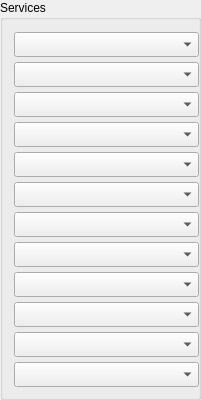
  <widget class="QGroupBox" name="groupBox_3">
   <property name="geometry">
    <rect>
     <x>150</x>
     <y>60</y>
     <width>201</width>
     <height>400</height>
    </rect>
   </property>
   <property name="sizePolicy">
    <sizepolicy hsizetype="Fixed" vsizetype="Fixed">
     <horstretch>0</horstretch>
     <verstretch>0</verstretch>
    </sizepolicy>
   </property>
   <property name="minimumSize">
    <size>
     <width>200</width>
     <height>400</height>
    </size>
   </property>
   <property name="maximumSize">
    <size>
     <width>16777215</width>
     <height>400</height>
    </size>
   </property>
   <property name="title">
    <string>Services</string>
   </property>
   <layout class="QVBoxLayout" name="verticalLayout_5">
    <item>
     <widget class="QComboBox" name="s1cb">
      <property name="sizePolicy">
       <sizepolicy hsizetype="Fixed" vsizetype="Fixed">
        <horstretch>0</horstretch>
        <verstretch>0</verstretch>
       </sizepolicy>
      </property>
      <property name="minimumSize">
       <size>
        <width>185</width>
        <height>25</height>
       </size>
      </property>
      <property name="maximumSize">
       <size>
        <width>16777215</width>
        <height>23</height>
       </size>
      </property>
      <property name="currentText">
       <string extracomment="Select Service"/>
      </property>
      <property name="currentIndex">
       <number>-1</number>
      </property>
      <property name="placeholderText">
       <string>Select Service</string>
      </property>
     </widget>
    </item>
    <item>
     <widget class="QComboBox" name="s2cb">
      <property name="sizePolicy">
       <sizepolicy hsizetype="Fixed" vsizetype="Fixed">
        <horstretch>0</horstretch>
        <verstretch>0</verstretch>
       </sizepolicy>
      </property>
      <property name="minimumSize">
       <size>
        <width>185</width>
        <height>25</height>
       </size>
      </property>
      <property name="maximumSize">
       <size>
        <width>16777215</width>
        <height>23</height>
       </size>
      </property>
      <property name="placeholderText">
       <string>Service</string>
      </property>
     </widget>
    </item>
    <item>
     <widget class="QComboBox" name="s3cb">
      <property name="sizePolicy">
       <sizepolicy hsizetype="Fixed" vsizetype="Fixed">
        <horstretch>0</horstretch>
        <verstretch>0</verstretch>
       </sizepolicy>
      </property>
      <property name="minimumSize">
       <size>
        <width>185</width>
        <height>25</height>
       </size>
      </property>
      <property name="maximumSize">
       <size>
        <width>16777215</width>
        <height>23</height>
       </size>
      </property>
      <property name="placeholderText">
       <string>Service</string>
      </property>
     </widget>
    </item>
    <item>
     <widget class="QComboBox" name="s4cb">
      <property name="sizePolicy">
       <sizepolicy hsizetype="Fixed" vsizetype="Fixed">
        <horstretch>0</horstretch>
        <verstretch>0</verstretch>
       </sizepolicy>
      </property>
      <property name="minimumSize">
       <size>
        <width>185</width>
        <height>25</height>
       </size>
      </property>
      <property name="maximumSize">
       <size>
        <width>16777215</width>
        <height>23</height>
       </size>
      </property>
      <property name="placeholderText">
       <string>Service</string>
      </property>
     </widget>
    </item>
    <item>
     <widget class="QComboBox" name="s5cb">
      <property name="sizePolicy">
       <sizepolicy hsizetype="Fixed" vsizetype="Fixed">
        <horstretch>0</horstretch>
        <verstretch>0</verstretch>
       </sizepolicy>
      </property>
      <property name="minimumSize">
       <size>
        <width>185</width>
        <height>25</height>
       </size>
      </property>
      <property name="maximumSize">
       <size>
        <width>16777215</width>
        <height>23</height>
       </size>
      </property>
      <property name="placeholderText">
       <string>Service</string>
      </property>
     </widget>
    </item>
    <item>
     <widget class="QComboBox" name="s6cb">
      <property name="sizePolicy">
       <sizepolicy hsizetype="Fixed" vsizetype="Fixed">
        <horstretch>0</horstretch>
        <verstretch>0</verstretch>
       </sizepolicy>
      </property>
      <property name="minimumSize">
       <size>
        <width>185</width>
        <height>25</height>
       </size>
      </property>
      <property name="maximumSize">
       <size>
        <width>16777215</width>
        <height>23</height>
       </size>
      </property>
      <property name="placeholderText">
       <string>Service</string>
      </property>
     </widget>
    </item>
    <item>
     <widget class="QComboBox" name="s7cb">
      <property name="sizePolicy">
       <sizepolicy hsizetype="Fixed" vsizetype="Fixed">
        <horstretch>0</horstretch>
        <verstretch>0</verstretch>
       </sizepolicy>
      </property>
      <property name="minimumSize">
       <size>
        <width>185</width>
        <height>25</height>
       </size>
      </property>
      <property name="placeholderText">
       <string>Service</string>
      </property>
     </widget>
    </item>
    <item>
     <widget class="QComboBox" name="s8cb">
      <property name="sizePolicy">
       <sizepolicy hsizetype="Fixed" vsizetype="Fixed">
        <horstretch>0</horstretch>
        <verstretch>0</verstretch>
       </sizepolicy>
      </property>
      <property name="minimumSize">
       <size>
        <width>185</width>
        <height>25</height>
       </size>
      </property>
      <property name="placeholderText">
       <string>Service</string>
      </property>
     </widget>
    </item>
    <item>
     <widget class="QComboBox" name="s9cb">
      <property name="sizePolicy">
       <sizepolicy hsizetype="Fixed" vsizetype="Fixed">
        <horstretch>0</horstretch>
        <verstretch>0</verstretch>
       </sizepolicy>
      </property>
      <property name="minimumSize">
       <size>
        <width>185</width>
        <height>25</height>
       </size>
      </property>
      <property name="placeholderText">
       <string>Service</string>
      </property>
     </widget>
    </item>
    <item>
     <widget class="QComboBox" name="s10cb">
      <property name="sizePolicy">
       <sizepolicy hsizetype="Fixed" vsizetype="Fixed">
        <horstretch>0</horstretch>
        <verstretch>0</verstretch>
       </sizepolicy>
      </property>
      <property name="minimumSize">
       <size>
        <width>185</width>
        <height>25</height>
       </size>
      </property>
      <property name="placeholderText">
       <string>Service</string>
      </property>
     </widget>
    </item>
    <item>
     <widget class="QComboBox" name="s11cb">
      <property name="sizePolicy">
       <sizepolicy hsizetype="Fixed" vsizetype="Fixed">
        <horstretch>0</horstretch>
        <verstretch>0</verstretch>
       </sizepolicy>
      </property>
      <property name="minimumSize">
       <size>
        <width>185</width>
        <height>25</height>
       </size>
      </property>
      <property name="placeholderText">
       <string>Service</string>
      </property>
     </widget>
    </item>
    <item>
     <widget class="QComboBox" name="s12cb">
      <property name="sizePolicy">
       <sizepolicy hsizetype="Fixed" vsizetype="Fixed">
        <horstretch>0</horstretch>
        <verstretch>0</verstretch>
       </sizepolicy>
      </property>
      <property name="minimumSize">
       <size>
        <width>185</width>
        <height>25</height>
       </size>
      </property>
      <property name="placeholderText">
       <string>Service</string>
      </property>
     </widget>
    </item>
   </layout>
  </widget>
